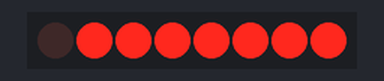
A sketch run on a simulated Arduino Uno, built with avr-gcc and run on an emulated ATmega328P. On the bench: 8 shift-register outputs drawn as a row of LEDs (first output left, lit = HIGH). Wiring (inferred from the names in the program): shift register (74HC595): data pin 14; shift clock pin 16; latch pin 15. Wiring (inferred from the signals the program sends): row of LEDs: on Q0, Q1, Q2, Q3, Q4, Q5, Q6, Q7.

Above: at 0.12 s.
At 2.37 s:
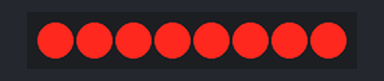
Timing chart, 0 to 3.0 s (numbered marks = the images above):
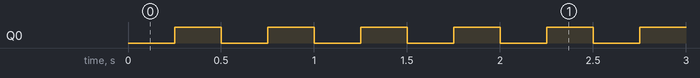

The sketch:

Blink_Segment_A_of_7_Segment_Display.ino
```cpp
/*
 * Use 1 x shift register (SR) to blink segment A of 7-segment display.
 *
 * @author Gerald.Hurdle@AlgonquinCollege.com
 */
int SER   = 14;
int LATCH = 15;
int SRCLK = 16;

int myDelay = 250;

const byte Segment_A        = {B01111111};
const byte All_Segments_OFF = {B11111111};


void setup() {
  pinMode(SER, OUTPUT);
  pinMode(LATCH, OUTPUT);
  pinMode(SRCLK, OUTPUT);

  digitalWrite(SER, LOW);
  digitalWrite(LATCH, LOW);
  digitalWrite(SRCLK, LOW);
}

void loop() {
  //segment: ON
  digitalWrite(LATCH, LOW);
  shiftOut(SER, SRCLK, LSBFIRST, Segment_A);
  digitalWrite(LATCH, HIGH);

  delay( myDelay );

  //all segments: OFF
  digitalWrite(LATCH, LOW);
  shiftOut(SER, SRCLK, LSBFIRST, All_Segments_OFF);
  digitalWrite(LATCH, HIGH);

  delay( myDelay );
}
```

Measured:
- by itself, Q0: alternates HIGH for 0.25 s and LOW for 0.25 s
